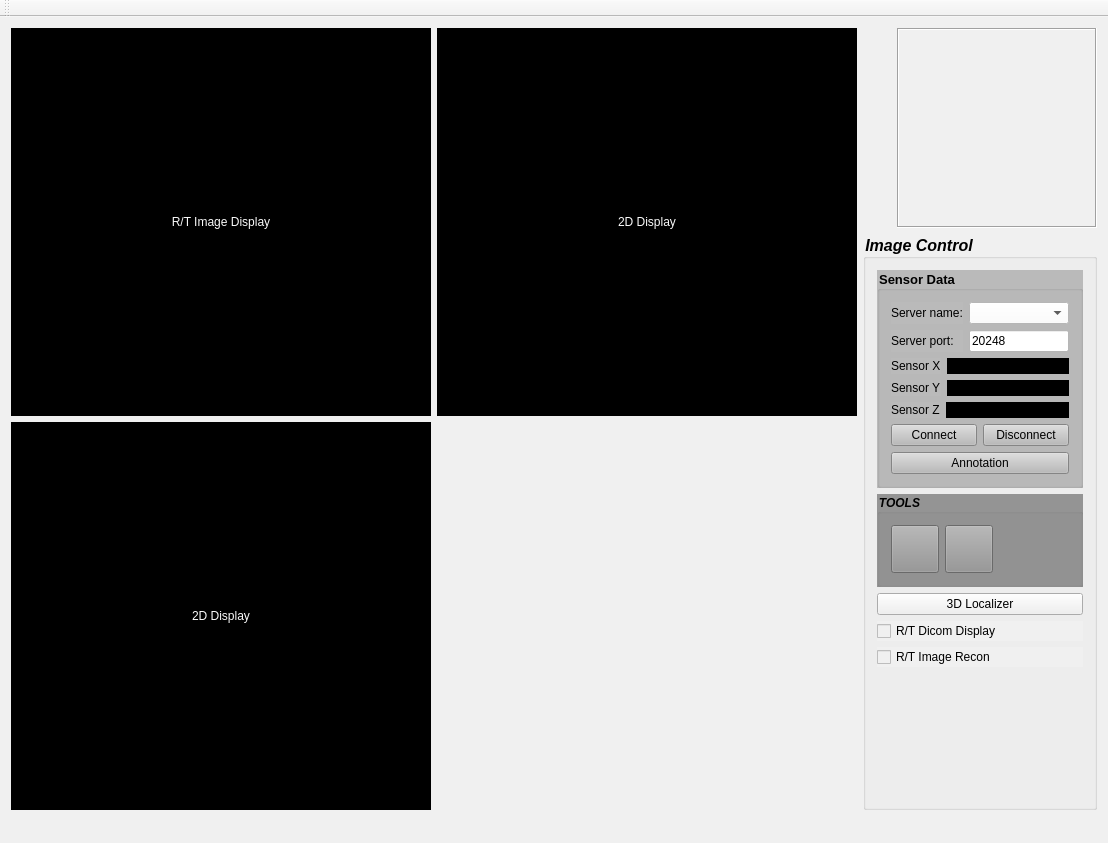
<?xml version="1.0" encoding="UTF-8"?>
<ui version="4.0">
 <class>MainWindow</class>
 <widget class="QMainWindow" name="MainWindow">
  <property name="geometry">
   <rect>
    <x>0</x>
    <y>0</y>
    <width>1108</width>
    <height>843</height>
   </rect>
  </property>
  <property name="sizePolicy">
   <sizepolicy hsizetype="Preferred" vsizetype="Preferred">
    <horstretch>0</horstretch>
    <verstretch>0</verstretch>
   </sizepolicy>
  </property>
  <property name="font">
   <font>
    <family>Times New Roman</family>
    <pointsize>14</pointsize>
    <weight>50</weight>
    <italic>false</italic>
    <bold>false</bold>
    <underline>false</underline>
   </font>
  </property>
  <property name="cursor">
   <cursorShape>ArrowCursor</cursorShape>
  </property>
  <property name="focusPolicy">
   <enum>Qt::NoFocus</enum>
  </property>
  <property name="windowTitle">
   <string>MINIR II</string>
  </property>
  <property name="windowIcon">
   <iconset resource="My_Images.qrc">
    <normaloff>:/Images/Images/Image.ico</normaloff>:/Images/Images/Image.ico</iconset>
  </property>
  <property name="layoutDirection">
   <enum>Qt::LeftToRight</enum>
  </property>
  <property name="styleSheet">
   <string notr="true">background-color: rgb(240, 240, 240);</string>
  </property>
  <property name="locale">
   <locale language="Cherokee" country="UnitedStates"/>
  </property>
  <widget class="QWidget" name="centralWidget">
   <layout class="QGridLayout" name="gridLayout">
    <item row="0" column="1">
     <layout class="QVBoxLayout" name="verticalLayout">
      <property name="sizeConstraint">
       <enum>QLayout::SetMinimumSize</enum>
      </property>
      <item>
       <widget class="QLabel" name="label_4">
        <property name="sizePolicy">
         <sizepolicy hsizetype="Fixed" vsizetype="Fixed">
          <horstretch>0</horstretch>
          <verstretch>0</verstretch>
         </sizepolicy>
        </property>
        <property name="minimumSize">
         <size>
          <width>200</width>
          <height>200</height>
         </size>
        </property>
        <property name="layoutDirection">
         <enum>Qt::RightToLeft</enum>
        </property>
        <property name="frameShape">
         <enum>QFrame::Box</enum>
        </property>
        <property name="frameShadow">
         <enum>QFrame::Sunken</enum>
        </property>
        <property name="text">
         <string/>
        </property>
        <property name="pixmap">
         <pixmap resource="My_Images.qrc">:/Images/Images/image1.jpg</pixmap>
        </property>
        <property name="scaledContents">
         <bool>true</bool>
        </property>
       </widget>
      </item>
      <item>
       <widget class="QGroupBox" name="groupBox">
        <property name="sizePolicy">
         <sizepolicy hsizetype="Fixed" vsizetype="Preferred">
          <horstretch>0</horstretch>
          <verstretch>0</verstretch>
         </sizepolicy>
        </property>
        <property name="minimumSize">
         <size>
          <width>200</width>
          <height>200</height>
         </size>
        </property>
        <property name="font">
         <font>
          <pointsize>12</pointsize>
          <weight>75</weight>
          <italic>true</italic>
          <bold>true</bold>
         </font>
        </property>
        <property name="title">
         <string>Image Control</string>
        </property>
        <layout class="QVBoxLayout" name="verticalLayout_8">
         <item>
          <layout class="QVBoxLayout" name="verticalLayout_7">
           <item>
            <widget class="QGroupBox" name="groupBox_2">
             <property name="font">
              <font>
               <pointsize>10</pointsize>
               <weight>75</weight>
               <bold>true</bold>
              </font>
             </property>
             <property name="styleSheet">
              <string notr="true">background-color: rgb(186, 186, 186);</string>
             </property>
             <property name="title">
              <string>Sensor Data</string>
             </property>
             <layout class="QVBoxLayout" name="verticalLayout_6">
              <item>
               <layout class="QHBoxLayout" name="horizontalLayout_3">
                <item>
                 <layout class="QVBoxLayout" name="verticalLayout_4">
                  <item>
                   <widget class="QLabel" name="label">
                    <property name="text">
                     <string>Server name:</string>
                    </property>
                   </widget>
                  </item>
                  <item>
                   <widget class="QLabel" name="label_5">
                    <property name="text">
                     <string>Server port:</string>
                    </property>
                   </widget>
                  </item>
                 </layout>
                </item>
                <item>
                 <layout class="QVBoxLayout" name="verticalLayout_5">
                  <item>
                   <widget class="QComboBox" name="hostCombo">
                    <property name="styleSheet">
                     <string notr="true">background-color: rgb(255, 255, 255);</string>
                    </property>
                   </widget>
                  </item>
                  <item>
                   <widget class="QLineEdit" name="ServerPort">
                    <property name="styleSheet">
                     <string notr="true">background-color: rgb(255, 255, 255);</string>
                    </property>
                    <property name="text">
                     <string>20248</string>
                    </property>
                   </widget>
                  </item>
                 </layout>
                </item>
               </layout>
              </item>
              <item>
               <layout class="QHBoxLayout" name="horizontalLayout_6">
                <item>
                 <widget class="QLabel" name="label_6">
                  <property name="minimumSize">
                   <size>
                    <width>42</width>
                    <height>0</height>
                   </size>
                  </property>
                  <property name="layoutDirection">
                   <enum>Qt::RightToLeft</enum>
                  </property>
                  <property name="text">
                   <string>Sensor X</string>
                  </property>
                 </widget>
                </item>
                <item>
                 <widget class="QLineEdit" name="Sensor_x">
                  <property name="styleSheet">
                   <string notr="true">background-color: rgb(0, 0, 0);
color: rgb(255, 255, 255);</string>
                  </property>
                  <property name="frame">
                   <bool>false</bool>
                  </property>
                 </widget>
                </item>
               </layout>
              </item>
              <item>
               <layout class="QHBoxLayout" name="horizontalLayout_7">
                <item>
                 <widget class="QLabel" name="label_7">
                  <property name="text">
                   <string>Sensor Y</string>
                  </property>
                 </widget>
                </item>
                <item>
                 <widget class="QLineEdit" name="Sensor_y">
                  <property name="styleSheet">
                   <string notr="true">background-color: rgb(0, 0, 0);
color: rgb(255, 255, 255);</string>
                  </property>
                  <property name="frame">
                   <bool>false</bool>
                  </property>
                 </widget>
                </item>
               </layout>
              </item>
              <item>
               <layout class="QHBoxLayout" name="horizontalLayout_8">
                <item>
                 <widget class="QLabel" name="label_8">
                  <property name="text">
                   <string>Sensor Z</string>
                  </property>
                 </widget>
                </item>
                <item>
                 <widget class="QLineEdit" name="Sensor_z">
                  <property name="styleSheet">
                   <string notr="true">background-color: rgb(0, 0, 0);
color: rgb(255, 255, 255);</string>
                  </property>
                  <property name="frame">
                   <bool>false</bool>
                  </property>
                 </widget>
                </item>
               </layout>
              </item>
              <item>
               <layout class="QHBoxLayout" name="horizontalLayout_5">
                <item>
                 <widget class="QPushButton" name="Connect">
                  <property name="styleSheet">
                   <string notr="true"/>
                  </property>
                  <property name="text">
                   <string>Connect</string>
                  </property>
                 </widget>
                </item>
                <item>
                 <widget class="QPushButton" name="Disconnect">
                  <property name="text">
                   <string>Disconnect</string>
                  </property>
                 </widget>
                </item>
               </layout>
              </item>
              <item>
               <widget class="QPushButton" name="Annotation">
                <property name="text">
                 <string>Annotation</string>
                </property>
               </widget>
              </item>
             </layout>
            </widget>
           </item>
           <item>
            <widget class="QGroupBox" name="Tools">
             <property name="font">
              <font>
               <weight>75</weight>
               <italic>true</italic>
               <bold>true</bold>
              </font>
             </property>
             <property name="styleSheet">
              <string notr="true">background-color: rgb(148, 148, 148);</string>
             </property>
             <property name="title">
              <string>TOOLS</string>
             </property>
             <layout class="QHBoxLayout" name="horizontalLayout_4">
              <item>
               <widget class="QPushButton" name="plot">
                <property name="sizePolicy">
                 <sizepolicy hsizetype="Fixed" vsizetype="Fixed">
                  <horstretch>48</horstretch>
                  <verstretch>48</verstretch>
                 </sizepolicy>
                </property>
                <property name="minimumSize">
                 <size>
                  <width>48</width>
                  <height>48</height>
                 </size>
                </property>
                <property name="toolTip">
                 <string>Realtime plot of the sensor coordinates </string>
                </property>
                <property name="styleSheet">
                 <string notr="true">background-image: url(:/Images/Images/plotting.jpg);</string>
                </property>
                <property name="text">
                 <string/>
                </property>
                <property name="checkable">
                 <bool>false</bool>
                </property>
               </widget>
              </item>
              <item>
               <widget class="QPushButton" name="measure_Button">
                <property name="sizePolicy">
                 <sizepolicy hsizetype="Minimum" vsizetype="Preferred">
                  <horstretch>0</horstretch>
                  <verstretch>0</verstretch>
                 </sizepolicy>
                </property>
                <property name="minimumSize">
                 <size>
                  <width>48</width>
                  <height>48</height>
                 </size>
                </property>
                <property name="styleSheet">
                 <string notr="true">background-image: url(:/Images/Images/meas1.png);</string>
                </property>
                <property name="text">
                 <string/>
                </property>
               </widget>
              </item>
              <item>
               <spacer name="horizontalSpacer">
                <property name="orientation">
                 <enum>Qt::Horizontal</enum>
                </property>
                <property name="sizeHint" stdset="0">
                 <size>
                  <width>40</width>
                  <height>20</height>
                 </size>
                </property>
               </spacer>
              </item>
             </layout>
            </widget>
           </item>
           <item>
            <layout class="QVBoxLayout" name="verticalLayout_3">
             <item>
              <widget class="QPushButton" name="pushButton">
               <property name="text">
                <string>3D Localizer</string>
               </property>
              </widget>
             </item>
             <item>
              <widget class="QCheckBox" name="checkBox_1">
               <property name="text">
                <string>R/T Dicom Display </string>
               </property>
              </widget>
             </item>
             <item>
              <widget class="QCheckBox" name="checkBox_ImageRecon">
               <property name="text">
                <string>R/T Image Recon</string>
               </property>
              </widget>
             </item>
             <item>
              <spacer name="verticalSpacer">
               <property name="orientation">
                <enum>Qt::Vertical</enum>
               </property>
               <property name="sizeHint" stdset="0">
                <size>
                 <width>20</width>
                 <height>40</height>
                </size>
               </property>
              </spacer>
             </item>
            </layout>
           </item>
          </layout>
         </item>
        </layout>
       </widget>
      </item>
     </layout>
    </item>
    <item row="0" column="0">
     <layout class="QVBoxLayout" name="verticalLayout_2">
      <item>
       <layout class="QHBoxLayout" name="horizontalLayout">
        <item>
         <widget class="QLabel" name="label_1">
          <property name="minimumSize">
           <size>
            <width>420</width>
            <height>380</height>
           </size>
          </property>
          <property name="cursor">
           <cursorShape>ArrowCursor</cursorShape>
          </property>
          <property name="styleSheet">
           <string notr="true">background-color: rgb(0, 0, 0);
color: rgb(250, 250, 250);</string>
          </property>
          <property name="text">
           <string>R/T Image Display</string>
          </property>
          <property name="alignment">
           <set>Qt::AlignCenter</set>
          </property>
         </widget>
        </item>
        <item>
         <widget class="QLabel" name="label_2">
          <property name="minimumSize">
           <size>
            <width>420</width>
            <height>380</height>
           </size>
          </property>
          <property name="layoutDirection">
           <enum>Qt::LeftToRight</enum>
          </property>
          <property name="styleSheet">
           <string notr="true">background-color: rgb(0, 0, 0);
color: rgb(250, 250, 250);</string>
          </property>
          <property name="text">
           <string>2D Display</string>
          </property>
          <property name="scaledContents">
           <bool>false</bool>
          </property>
          <property name="alignment">
           <set>Qt::AlignCenter</set>
          </property>
         </widget>
        </item>
       </layout>
      </item>
      <item>
       <layout class="QHBoxLayout" name="horizontalLayout_2">
        <item>
         <widget class="QLabel" name="label_3">
          <property name="minimumSize">
           <size>
            <width>420</width>
            <height>380</height>
           </size>
          </property>
          <property name="styleSheet">
           <string notr="true">background-color: rgb(0, 0, 0);
color: rgb(250, 250, 250);</string>
          </property>
          <property name="text">
           <string>2D Display</string>
          </property>
          <property name="alignment">
           <set>Qt::AlignCenter</set>
          </property>
         </widget>
        </item>
        <item>
         <widget class="Widget_3D" name="widget" native="true">
          <property name="minimumSize">
           <size>
            <width>420</width>
            <height>380</height>
           </size>
          </property>
         </widget>
        </item>
       </layout>
      </item>
     </layout>
    </item>
   </layout>
  </widget>
  <widget class="QMenuBar" name="menuBar">
   <property name="geometry">
    <rect>
     <x>0</x>
     <y>0</y>
     <width>1108</width>
     <height>21</height>
    </rect>
   </property>
  </widget>
  <widget class="QToolBar" name="mainToolBar">
   <attribute name="toolBarArea">
    <enum>TopToolBarArea</enum>
   </attribute>
   <attribute name="toolBarBreak">
    <bool>false</bool>
   </attribute>
  </widget>
  <widget class="QStatusBar" name="statusBar"/>
 </widget>
 <layoutdefault spacing="6" margin="11"/>
 <customwidgets>
  <customwidget>
   <class>Widget_3D</class>
   <extends>QWidget</extends>
   <header>widget_3d.h</header>
   <container>1</container>
   <slots>
    <slot>loadNewSetOfImages()</slot>
   </slots>
  </customwidget>
 </customwidgets>
 <resources>
  <include location="My_Images.qrc"/>
 </resources>
 <connections>
  <connection>
   <sender>pushButton</sender>
   <signal>clicked()</signal>
   <receiver>widget</receiver>
   <slot>loadNewSetOfImages()</slot>
   <hints>
    <hint type="sourcelabel">
     <x>823</x>
     <y>283</y>
    </hint>
    <hint type="destinationlabel">
     <x>659</x>
     <y>525</y>
    </hint>
   </hints>
  </connection>
 </connections>
</ui>
